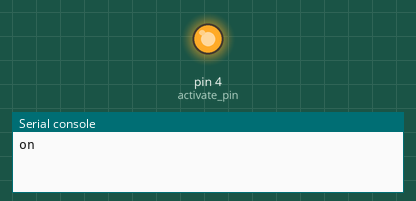
Bench run of a program on a simulated MicroPython board. On the bench: output pins drawn as LEDs (lit = HIGH), the last lines printed to the serial console.

Above: at 5.0 s.
At 15.0 s:
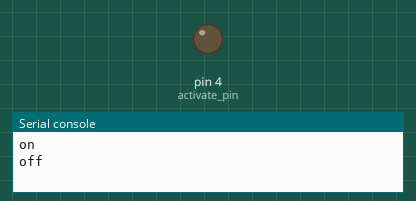
Timing chart, 0 to 26.0 s (numbered marks = the images above):
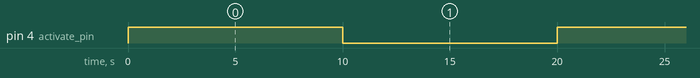

The program:

motor.py
```python
import machine,time
from machine import Pin


activate_pin = machine.Pin("G4",machine.Pin.OUT)

try:
    while True:
        activate_pin.toggle()
        print("on")
        time.sleep(10)
        activate_pin.toggle()
        print("off")
        time.sleep(10)
finally:
    pass
```

Measured:
- by itself, pin 4 (activate_pin): alternates HIGH for 10.0 s and LOW for 10.0 s
